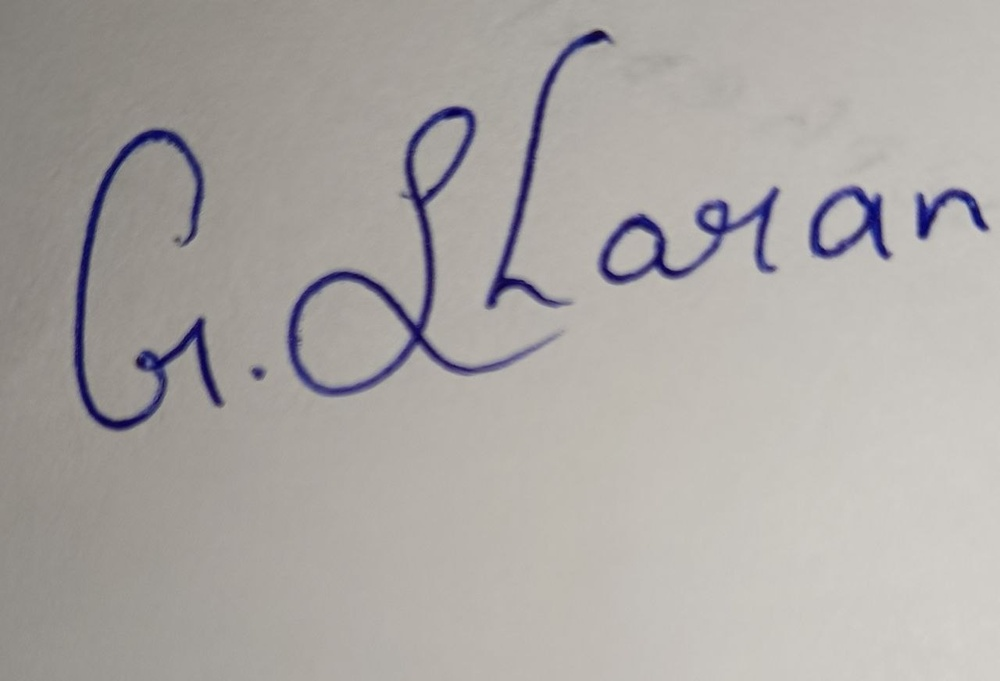
#> input picture ComputerVision/images/sign.jpg, 1000 x 681 px, shrunk from 1280 x 872 before the run, found by its file name
$ python thresholding.py
#> lines starting #> are read from the running program, lines starting #| are printed output that depends on the picture; after the words box and inside, x2 and y2 are one past the last pixel; in counts of white or black regions, pixels touching at a corner belong together
import cv2

img2 = cv2.imread('D:\ML-DL-learns\ComputerVision\images\sign.jpg',0)
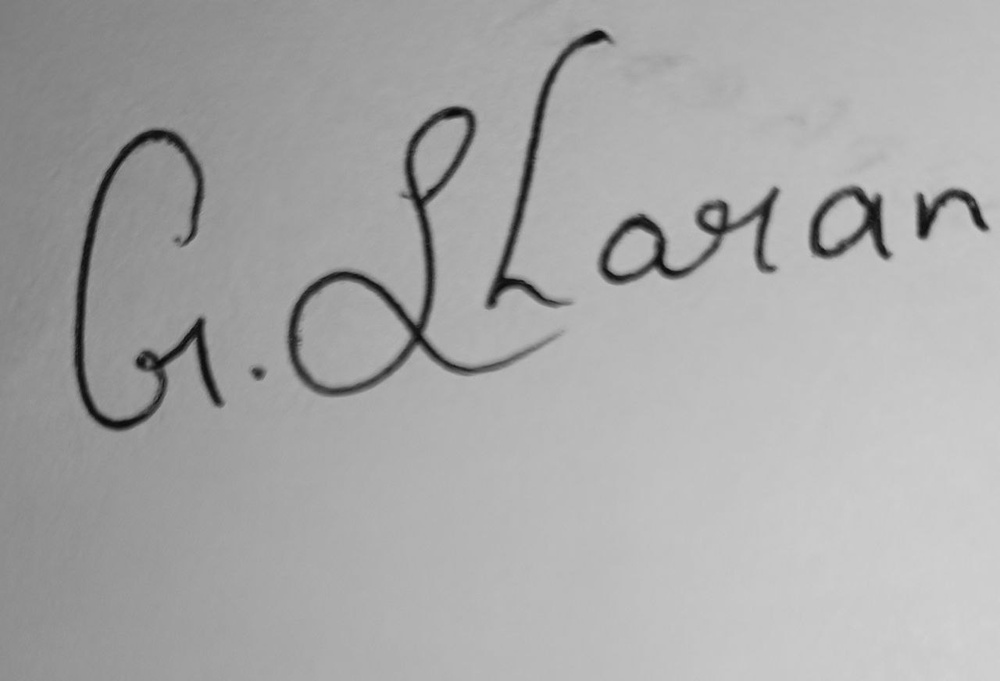
#> img2: shape (681, 1000); min 7, max 210, mean 168.1


"""

threshold is
Essentially, it’s about setting a cutoff point — known as the threshold — and anything above this point becomes white,
while anything below it turns black.

For example, if you’re working on detecting text in a scanned document,
thresholding can help you isolate the text from the background by turning the text black and the background white.

It’s a straightforward yet powerful tool, especially when you need to simplify an image for further analysis


for example :
     when thresholding is import is like there is a scanned document that background isnt uniform white and the text
     isnt perfect black so in that place wheere thresholding is realy helpful

It’s a straightforward yet powerful tool, especially when you need to simplify an image for further analysis


"""


# 1 .binnarry threshold

#Binary threshold converts a grayscale image into black and white based on a fixed threshold value.

_, thresh = cv2.threshold(img2, 120 ,255, cv2.THRESH_BINARY)
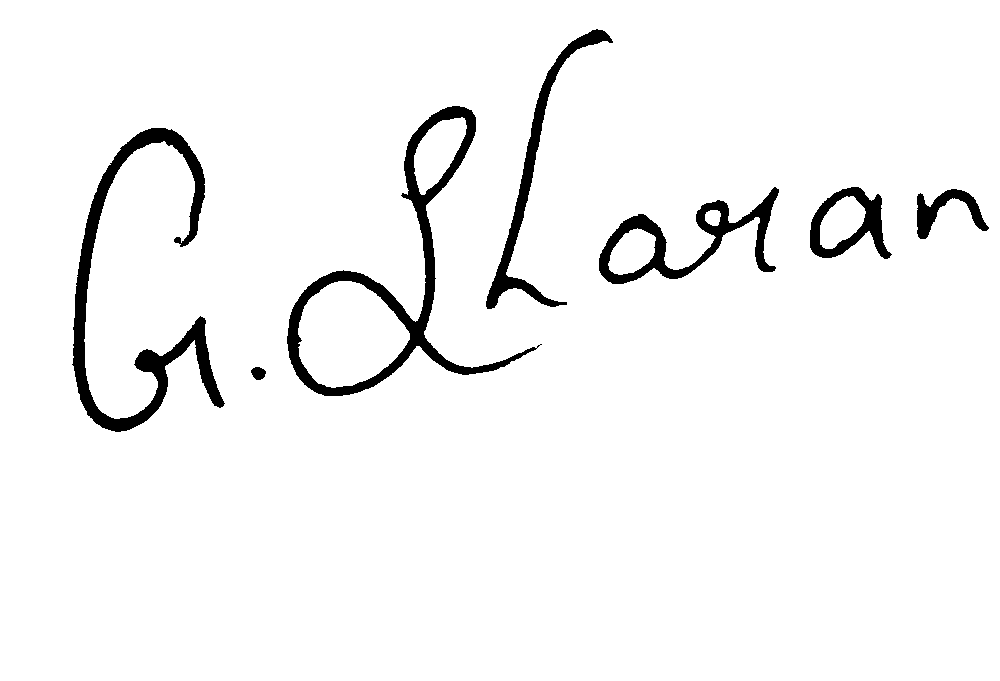
#> thresh: shape (681, 1000); 95.9% white; 7 black regions, largest, box (x1, y1, x2, y2) and area: (72, 128, 225, 432) 8284, (287, 106, 542, 396) 8095, (599, 187, 779, 284) 4208

cv2.imshow("Binary",thresh)


# 2 adaptive threshold :

"""

in the previous thresholding where it is global , where it thresholding is apply to all the regios of the image , where in the
adaptive threshold is where if document where flash light is on where the image becomes dark in that places so we use advative thresholding
for that special cases

This means that it adjusts dynamically based on the local pixel intensities, allowing you to effectively handle
 images with varying lighting conditions and contrasts.

 it mainly helps when the light is uneven

 it is like, Bright region -> higher threshold , Dark region -> lower threshold

 Adaptive thresholding solves this problem by calculating different threshold values
 for different small regions of the image based on nearby pixels

"""

adp_thresh = cv2.adaptiveThreshold(img2, 255,cv2.ADAPTIVE_THRESH_MEAN_C,cv2.THRESH_BINARY,11,2)
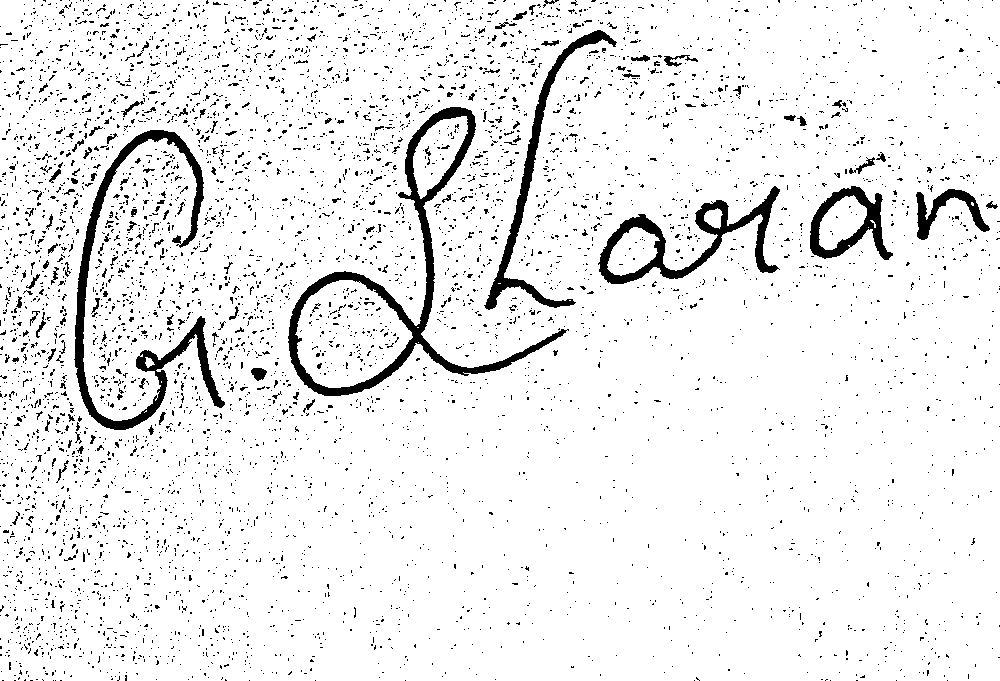
#> adp_thresh: shape (681, 1000); 92.9% white; 5545 black regions (5403 under 20 px), largest, box (x1, y1, x2, y2) and area: (288, 107, 569, 396) 7112, (74, 130, 225, 430) 6085, (598, 186, 780, 284) 3897

"""
- adaptiveThreshold()  -> it calculate the local threshold for small region
- 255 , max pixel value
- ADAPTIVE_THRESH_MEAN_C ->threshold based on mean of neighboring pixels
- 11 -> size of neighborhood area
- 2 -> constant subtracted from the mean

"""

cv2.imshow("Adaptive Threshold : ", adp_thresh)


# 3.Otsu’s threshold

#Otsu’s method automatically finds the best threshold value.

"""
in the otsu threshold goal is to separate the image into two
 - foreground  pixels
 - backround  pixels

 Otsu thresholding automatically finds the best threshold value to clearly separate object and background.

 steps of working od otsu thresh:

 - convert the image into grayscale
 - compute the histogram for pixel intenshity(0-255)
 -try every possible combinations values
 - for each threhold , divide into two clases , calculate the vairance with clases
 - choose the threshold that minimize the intra  class variance

that gives the ooptiaml threshold


in simple words , it create the histogram of image of [background peak , foreground peak] where the peak pixels values aorund are
(0-80 , 180-255) the optimal maybe [120]


"""

_, thresh1 = cv2.threshold(img2, 0,255,cv2.THRESH_BINARY+cv2.THRESH_OTSU)
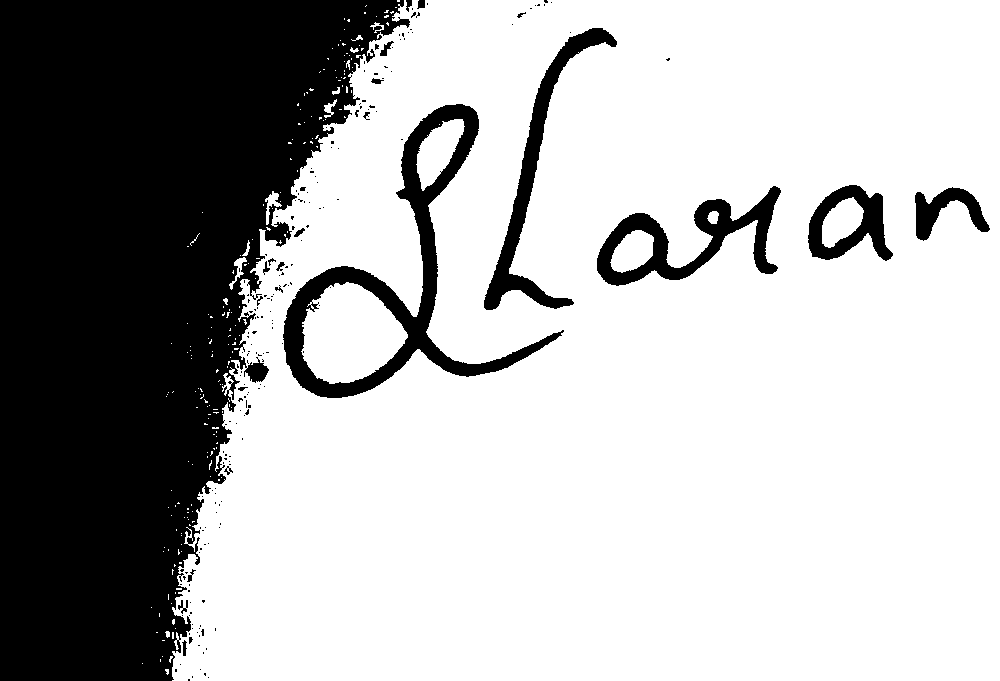
#> thresh1: shape (681, 1000); 70% white; 202 black regions (178 under 20 px), largest, box (x1, y1, x2, y2) and area: (0, 0, 410, 681) 174183, (283, 104, 564, 398) 12860, (597, 186, 781, 286) 5845

cv2.imshow("Otsu threshold : ", thresh1)


cv2.waitKey(0)

cv2.destroyAllWindows()
